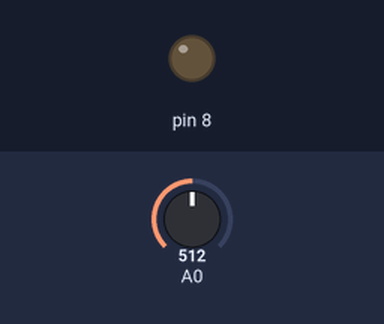
Bench run of a sketch on a simulated Arduino Uno, built with avr-gcc and run on an emulated ATmega328P. On the bench: output pins drawn as LEDs (lit = HIGH). The inputs (shaded band) are chosen by the test bench; at power-on: A0 = 512.

Above: at 1.2 s.
1.3 s: A0 set to 159
2.8 s: A0 set to 143
At 3.5 s:
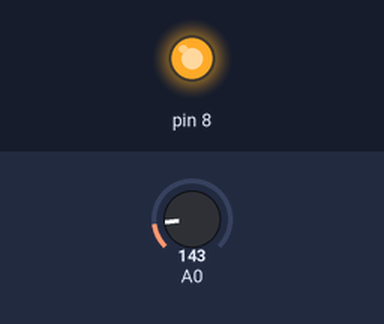
4.3 s: A0 set to 160
At 4.7 s:
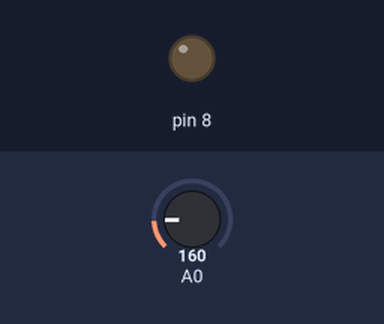
5.8 s: A0 set to 140
At 7.0 s:
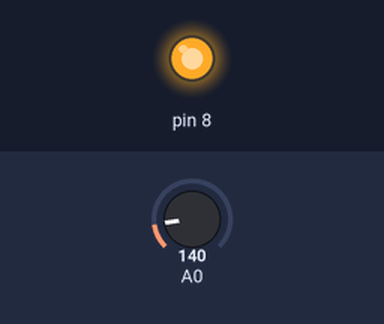
Timing chart, 0 to 8.3 s (numbered marks = the images above; inputs shaded):
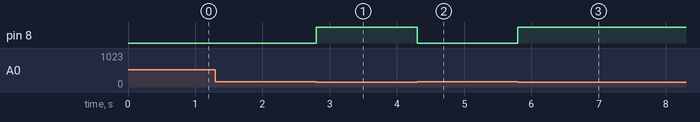

The sketch:

m3_atividade12_questaoB.ino
```cpp
void setup() {
  pinMode(8, OUTPUT);
}

void loop() {
  int v = analogRead(A0);

  if (v < 150)
    digitalWrite(8, HIGH);
  else
    digitalWrite(8, LOW);
}
```

Measured:
- the behaviour switches between 150 and 149 on A0 (found by bisection; images 0 and 1)
- after the input at 1.3 s, every drawn part: stays the same
- after the input at 2.8 s, pin 8: LOW → HIGH at once
- after the input at 4.3 s, pin 8: HIGH → LOW at once
- after the input at 5.8 s, pin 8: LOW → HIGH at once
